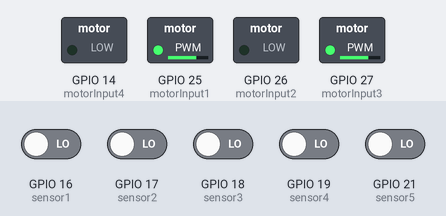
A sketch run on a simulated ESP32. Parts: switched loads named in the sketch (green lamp = pin HIGH). The test bench sets the inputs (shaded band); at power-on: GPIO 16 (sensor1), GPIO 17 (sensor2), GPIO 18 (sensor3), GPIO 19 (sensor4), GPIO 21 (sensor5) LOW. What the sketch prints to the serial monitor is not drawn.

Above: at 3.7 s.
3.8 s: GPIO 16 (sensor1) driven HIGH
At 4.6 s:
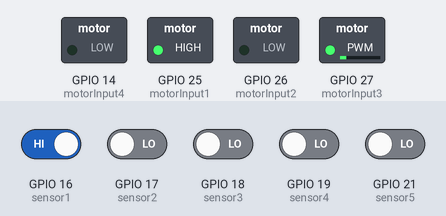
5.3 s: GPIO 17 (sensor2) driven HIGH
At 5.7 s:
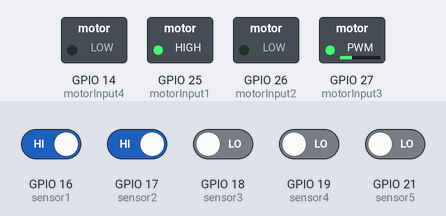
6.8 s: GPIO 19 (sensor4) driven HIGH
At 7.2 s:
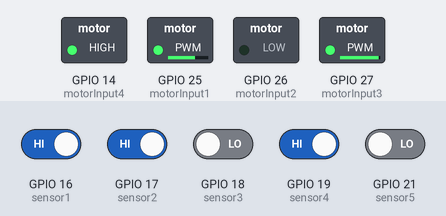
8.3 s: GPIO 18 (sensor3) driven HIGH
At 9.9 s:
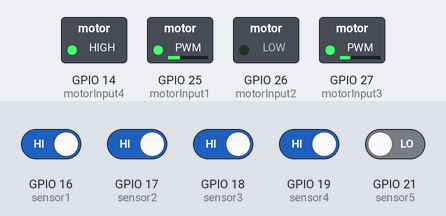
Timing chart, 0 to 11.0 s (numbered marks = the images above; inputs shaded):
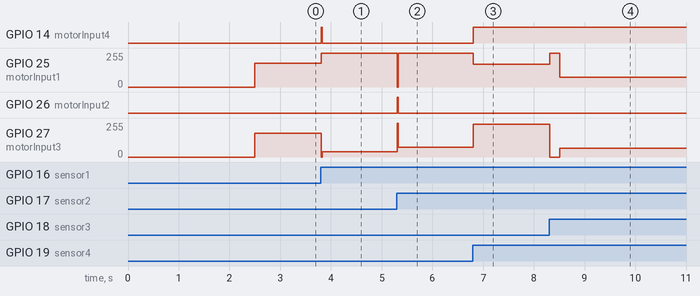

The sketch:

PID_Line_Follower_Robot_V4.ino
```cpp
 #include <PID_v1.h>

// IR Sensors
int sensor1 = 16;      // Left most sensor
int sensor2 = 17;
int sensor3 = 18;
int sensor4 = 19;
int sensor5 = 21;   // Right most sensor

// Initial Values of Sensors
int sensor[5] = {0, 0, 0, 0, 0};

// Motor Variables
int motorInput1 = 25;      //Motor Phải
int motorInput2 = 26;
int motorInput3 = 27;      //Motor Trái
int motorInput4 = 14;

//Initial Speed of Motor
double initial_motor_speed = 180; // 160-170
double motor_speed = initial_motor_speed;

// Tốc độ rẽ
int banh_chinh = 75;//95-70
int banh_phu = 255-160; //Đảo ngược-110-130
//vọt lố - tăng phụ, giảm chính
//chưa tới - tăng chính giảm phụ

// PID Constants
double Kp = 18;//-17.5-18.0000-15-16
double Ki = 0.0;//-0.02-0.04-00
double Kd = 10.5;//13-50-75-70-90-100-205-208-222
//con rắn-tăng kd
double T = 12; // chuẩn
double T_1 = 8;  // giảm lắc góc vuông

double error = 0, PID_value = 0, Setpoint = 0;
double max_PID_value = 255 - motor_speed + 400;


//int flag = 0;
int memory = 0;
double memory2 = 0;
int memory3 = 0;
int memory4 = 0;
int k=0;

int LEFT = 0;
int RIGHT = 0;
//Khai báo PID
  PID myPID(&error, &PID_value, &Setpoint, Kp, Ki, Kd, DIRECT); //P_ON_M specifies that Proportional on Measurement be used
//timer                                                                //P_ON_E (Proportional on Error) is the default behavior
  unsigned long time1;
  unsigned long time2;
  unsigned long time3;
  unsigned long deltatime3;

void setup()
{
  pinMode(sensor1, INPUT);
  pinMode(sensor2, INPUT);
  pinMode(sensor3, INPUT);
  pinMode(sensor4, INPUT);
  pinMode(sensor5, INPUT);

  pinMode(motorInput1, OUTPUT);
  pinMode(motorInput2, OUTPUT);
  pinMode(motorInput3, OUTPUT);
  pinMode(motorInput4, OUTPUT);
//timer
  time1 = millis();
  time2 = millis();
  time3 = millis();

  Serial.begin(9600);                     //setting serial monitor at a default baund rate of 9600
  delay(500);
  Serial.println("Started !!");
  delay(2000);

  myPID.SetOutputLimits(-max_PID_value, max_PID_value);
  myPID.SetMode(AUTOMATIC);
  myPID.SetSampleTime(T);//40-30-20-10-12-12.5-13.50000-12.5-14-13-12.5-14-16-13.5-12-13
}

void loop()
{
  read_sensor_values();
  //denoise();
  Serial.print(error);
  // reverse  --nếu memory (errorfilter) ko hiệu quả thì reverse
  /*if ((error == 32)&&(time3 >= 10)&&(time3 <30))
   do{
      reverse();
      delay(30);
      read_sensor_values();
    } while (error == 32);
   else if (error == 32)
   {
    time3 = millis();
    error = memory2 ;
    }*/
  //Memory
  if (error == 32) {
    deltatime3 = millis() - time3;
    if ( 20 <= deltatime3 < 100 ) error = 32;
    else {
      time3 = millis();
      error = memory2 ;
    }
  }


  tao_memory();


// giảm tốc
  if (error == 34) {
      motor_speed = 80;
      myPID.SetSampleTime(T_1);
      //Serial.print(motor_speed);
      error = memory ;
      memory3 = 1; // nếu bằng 1 các hàm khác không được thay đổi motor_speed
      time1 = millis();
  }


    if ( ((unsigned long) (millis() - time1) > 1800)&&(memory3 !=0)&&(memory4 == 0)) //Phục hồi tự động nếu phục hồi sau rẽ ko chạy
    {
      memory3 = 0;
      motor_speed = initial_motor_speed;
      myPID.SetSampleTime(T);
    } else if ( ((unsigned long) (millis() - time1) > 200)&&(memory3 == 1)) //khử nhiễu
    {
     memory3 = 2;
    }

    if ( ((unsigned long) (millis() - time2) > 200)&&(memory3 == 3)) //Phục hồi ngay sau rẽ
    {
      memory3 = 0;
      motor_speed = initial_motor_speed;
      myPID.SetSampleTime(T);
    }

    if ((error == -30)&&(memory3 == 2)) {               // Rẽ Trái 90*    Make left turn untill it detects straight path
    do {                            // Quay sang trái cho tới khi phát hiện ngay giữa line
      sharpLeftTurn();
      read_sensor_values();
    } while (error != 0);
     memory3 = 3; //giai đoạn sau rẽ
     time2 = millis();
  } else if ((error == 30)&&(memory3 == 2)){           // Rẽ Phải 90* Make right turn in case of it detects only right path (it will go into forward direction in case of staright and right "|--")
      do {                          // Quay sang trái cho tới khi phát hiện ngay giữa line
        sharpRightTurn();
        read_sensor_values();
      } while (error != 0);
     memory3 = 3;
     time2 = millis();
  }
  else {
    error_filter();  //chống bắt line ngoài
    myPID.Compute();
    motor_control();                  // Điều chỉnh motor theo giá trị PID mới tính, cho xe chạy thẳng
    //Serial.print(PID_value);
  }
}

void read_sensor_values()
{
  sensor[0] = digitalRead(sensor1);
  sensor[1] = digitalRead(sensor2);
  sensor[2] = digitalRead(sensor3);
  sensor[3] = digitalRead(sensor4);
  sensor[4] = digitalRead(sensor5);
//line đen
if((sensor[0]==0)&&(sensor[1]==0)&&(sensor[2]==0)&&(sensor[3]==0)&&(sensor[4]==1))
  error=6;
  else if((sensor[0]==0)&&(sensor[1]==0)&&(sensor[2]==0)&&(sensor[3]==1)&&(sensor[4]==1))
  error=5;
  else if((sensor[0]==0)&&(sensor[1]==0)&&(sensor[2]==0)&&(sensor[3]==1)&&(sensor[4]==0))
  error=4;//3
  else if((sensor[0]==0)&&(sensor[1]==0)&&(sensor[2]==1)&&(sensor[3]==1)&&(sensor[4]==0))
  error=2;//1
  else if((sensor[0]==0)&&(sensor[1]==0)&&(sensor[2]==1)&&(sensor[3]==0)&&(sensor[4]==0))
  error=0;
  else if((sensor[0]==0)&&(sensor[1]==1)&&(sensor[2]==1)&&(sensor[3]==0)&&(sensor[4]==0))
  error=-2;
  else if((sensor[0]==0)&&(sensor[1]==1)&&(sensor[2]==0)&&(sensor[3]==0)&&(sensor[4]==0))
  error=-4;
  else if((sensor[0]==1)&&(sensor[1]==1)&&(sensor[2]==0)&&(sensor[3]==0)&&(sensor[4]==0))
  error=-5;
  else if((sensor[0]==1)&&(sensor[1]==0)&&(sensor[2]==0)&&(sensor[3]==0)&&(sensor[4]==0))
  error=-6;
  else if((sensor[0]==1)&&(sensor[1]==0)&&(sensor[2]==0)&&(sensor[3]==0)&&(sensor[4]==1))
    if (memory2 >= 0) error = 7;
    else error = 7;
  else if ((sensor[0] == 1) && (sensor[1] == 1) && (sensor[2] == 1) && (sensor[3] == 1) && (sensor[4]==0)) // Turn robot left side
    error = -30;
  else if ((sensor[0] == 1) && (sensor[1] == 1) && (sensor[2] == 1) && (sensor[3] == 0) && (sensor[4]==0)) // Turn robot left side
    error = -30;
  else if ((sensor[0] == 0) && (sensor[1] == 1) && (sensor[2] == 1) && (sensor[3] == 1) && (sensor[4]==1)) // Turn robot right side
    error = 30;
  else if ((sensor[0] == 0) && (sensor[1] == 0) && (sensor[2] == 1) && (sensor[3] == 1) && (sensor[4]==1)) // Turn robot right side
    error = 30;
  else if ((sensor[0] == 0) && (sensor[1] == 0) && (sensor[2] == 0) && (sensor[3] == 0) && (sensor[4] == 0)) // Memory
    error = 32;

  //else if ((sensor[0] == 1) && (sensor[1] == 1) && (sensor[2] == 1) && (sensor[3] == 1)&&(sensor[4]==1)) // Turn left side or stop
    //error = 33;
  else
    error = 34;    //Memory
}

void tao_memory(){
 if (abs(error <= 2)){
    memory = error; //tạo memory
  }
}

void error_filter(){
 //Chống bắt line viền

    double key = error * memory2;
      if ((key >= 0) && (abs(error)<=10)){
        memory2 = error;
      }

      if (error == 32){
       //motor_speed = initial_motor_speed  ;
       error = memory2 * 1.12 ;
      }
      else if ((abs(error)<=10) && (abs(error - memory2)>= 9))
      {
       //motor_speed = initial_motor_speed ;
       error = memory2 * 1.12 ;
      }
 }
  //Serial.println(memory2);*/


void motor_control()
{
  // Calculating the effective motor speed:

  int left_motor_speed = motor_speed  + PID_value;   //
  int right_motor_speed = motor_speed - PID_value;  //
//  chuyển phần dư
  if (left_motor_speed > 255) {
    right_motor_speed = right_motor_speed - (left_motor_speed - 255);
  } else if (right_motor_speed > 255) {
      left_motor_speed = left_motor_speed - (right_motor_speed - 255);
  }
//  Đảo chiều
  if (left_motor_speed < 0) {
    LEFT = 1;
    RIGHT = 0;
    left_motor_speed = 255 + left_motor_speed;
  } else if (right_motor_speed < 0) {
    RIGHT = 1;
    LEFT = 0;
    right_motor_speed = 255 + right_motor_speed;
  } else {
    LEFT = 0;
    RIGHT = 0;
  }

  // The motor speed should not exceed the max PWM value
  left_motor_speed = constrain(left_motor_speed, 0, 255);   //
  right_motor_speed = constrain(right_motor_speed, 0, 255); //


  analogWrite(motorInput1, left_motor_speed); //Left Motor Speed    //
  analogWrite(motorInput3, right_motor_speed); //Right Motor Speed  //

  //following lines of code are to make the bot move forward
  forward();
}

void forward()
{
  /*The pin numbers and high, low values might be different depending on your connections */
  if (LEFT == 1) {
    digitalWrite(motorInput2, HIGH); //LOW = TIẾN
    digitalWrite(motorInput4, LOW);
  } else if (RIGHT == 1) {
    digitalWrite(motorInput2, LOW); //LOW = TIẾN
    digitalWrite(motorInput4, HIGH);
  } else {
     digitalWrite(motorInput2, LOW); //LOW = TIẾN
    digitalWrite(motorInput4, LOW);
  }
}
void reverse()
{
  /*The pin numbers and high, low values might be different depending on your connections */
  analogWrite(motorInput1, 255 -90);
  digitalWrite(motorInput2, HIGH); //HIGH = LÙI
  analogWrite(motorInput3, 255 -90);
  digitalWrite(motorInput4, HIGH);
}

void sharpLeftTurn() {
  /*The pin numbers and high, low values might be different depending on your connections */
  analogWrite(motorInput1, banh_chinh);        //R Motor Speed
  digitalWrite(motorInput2, LOW);
  analogWrite(motorInput3, banh_phu-30);         //L Motor Speed
  digitalWrite(motorInput4, HIGH);
}
void sharpRightTurn() {
  /*The pin numbers and high, low values might be different depending on your connections */
  double banh_chinh2 = banh_chinh ;
  analogWrite(motorInput1, banh_phu+35);        //Left Motor Speed
  digitalWrite(motorInput2, HIGH);
  analogWrite(motorInput3, banh_chinh2+5 );         //Right Motor Speed
  digitalWrite(motorInput4, LOW);
}
```

Measured:
- after the input at 3.8 s, GPIO 14 (motorInput4): LOW → HIGH at once, → LOW 0.02 s later; GPIO 25 (motorInput1): 180/255 → 255/255 at once; GPIO 27 (motorInput3): 180/255 → 39/255 at once
- after the input at 5.3 s, GPIO 25 (motorInput1): 255/255 → 0/255 at once, → 255/255 0.02 s later; GPIO 26 (motorInput2): LOW → HIGH at once, → LOW 0.02 s later; GPIO 27 (motorInput3): 39/255 → 75/255 at once
- after the input at 6.8 s, GPIO 14 (motorInput4): LOW → HIGH at once; GPIO 25 (motorInput1): 255/255 → 170/255 at once; GPIO 27 (motorInput3): 75/255 → 245/255 at once
- after the input at 8.3 s, GPIO 25 (motorInput1): 170/255 → 255/255 at once, → 75/255 0.19 s later; GPIO 27 (motorInput3): 245/255 → 0/255 at once, → 65/255 0.19 s later
